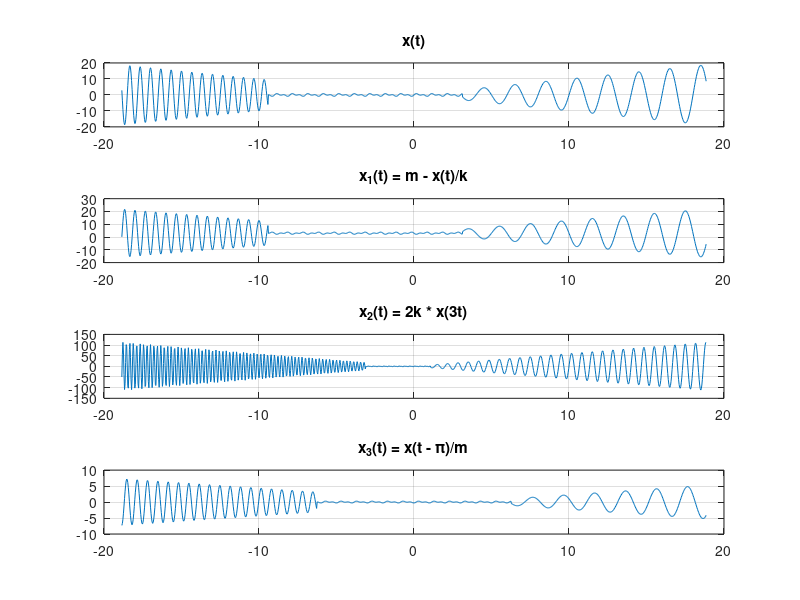

This figure's MATLAB source:
k = 1;
m = 3;

t = -6*pi : pi/90 : 6*pi;

u = @(x) double(x>=0);

x = @(t) (t .* cos(m*pi*t) .* u(-m*pi - t)) + ...
         (t .* sin(k*pi*t) .* u(t - k*pi)) + ...
         (cos(k*pi*t) .* sin(m*pi*t) .* (u(t + m*pi) - u(t - k*pi)));

xt = x(t);
x1 = m - xt / k;
x2 = 2 * k * x(3*t);
x3 = x(t - pi) / m;

figure;

subplot(4,1,1);
plot(t, xt);
title('x(t)');
grid on;

subplot(4,1,2);
plot(t, x1);
title('x_1(t) = m - x(t)/k');
grid on;

subplot(4,1,3);
plot(t, x2);
title('x_2(t) = 2k * x(3t)');
grid on;

subplot(4,1,4);
plot(t, x3);
title('x_3(t) = x(t - \pi)/m');
grid on;